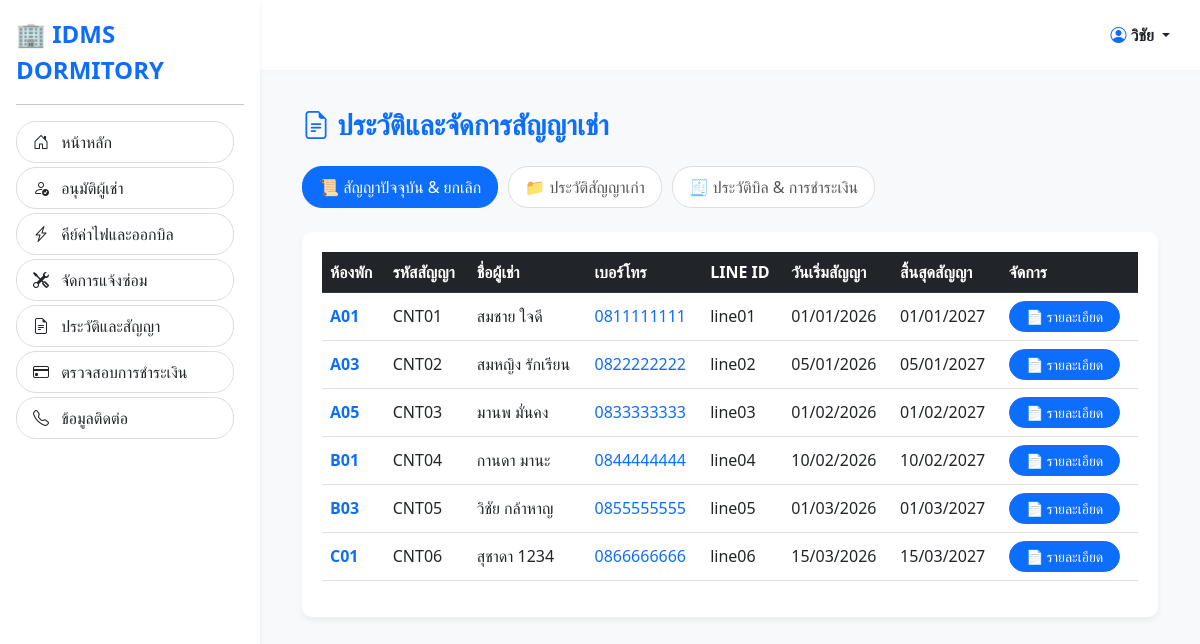
Page /admin_history.php (signed in) on the committed database.
### tables this page shows
CREATE TABLE `contract` (
  `contract_id` varchar(10) NOT NULL,
  `signed_date` date DEFAULT NULL,
  `start_date` date DEFAULT NULL,
  `end_date` date DEFAULT NULL,
  `deposit_total` decimal(10,2) DEFAULT NULL,
  `contract_status` varchar(20) DEFAULT NULL,
  `room_id` varchar(10) DEFAULT NULL,
  `tenant_id` varchar(10) DEFAULT NULL
);

CREATE TABLE `tenant` (
  `tenant_id` varchar(10) NOT NULL,
  `tenant_username` varchar(50) DEFAULT NULL,
  `tenant_password` varchar(255) DEFAULT NULL,
  `tenant_fname` varchar(50) DEFAULT NULL,
  `tenant_lname` varchar(50) DEFAULT NULL,
  `tenant_phone` varchar(10) DEFAULT NULL,
  `tenant_lineid` varchar(50) DEFAULT NULL,
  `tenant_status` varchar(20) DEFAULT NULL
);

### admin_history.php (the view, shortened to what this page needs)
<?php
require_once 'connect.php';
?>
<!DOCTYPE html>
<html lang="th">
<head>
    <link href="https://cdn.jsdelivr.net/npm/bootstrap@5.3.0/dist/css/bootstrap.min.css" rel="stylesheet">
    <link rel="stylesheet" href="https://cdn.jsdelivr.net/npm/bootstrap-icons@1.10.5/font/bootstrap-icons.css">
</head>
<body class="bg-light">
    <?php include 'sidebar.php'; ?>
    <div class="main-content">
        <div class="container-fluid py-2">
            <h3 class="mb-4 fw-bold text-primary"><i class="bi bi-file-earmark-text"></i> ประวัติและจัดการสัญญาเช่า</h3>
            <ul class="nav nav-pills mb-4" id="historyTabs" role="tablist">
                <li class="nav-item" role="presentation">
                    <button class="nav-link active" id="active-tab" data-bs-toggle="pill" data-bs-target="#active_contracts" type="button" role="tab" aria-controls="active_contracts" aria-selected="true">
                        📜 สัญญาปัจจุบัน & ยกเลิก
                    </button>
                </li>
                <li class="nav-item" role="presentation">
                    <button class="nav-link" id="old-tab" data-bs-toggle="pill" data-bs-target="#old_contracts" type="button" role="tab" aria-controls="old_contracts" aria-selected="false">
                        📁 ประวัติสัญญาเก่า
                    </button>
                </li>
                <li class="nav-item" role="presentation">
                    <button class="nav-link" id="billing-tab" data-bs-toggle="pill" data-bs-target="#billing_history" type="button" role="tab" aria-controls="billing_history" aria-selected="false">
                        🧾 ประวัติบิล & การชำระเงิน
                    </button>
                </li>
            </ul>
            <div class="tab-content" id="historyTabsContent">
                <div class="tab-pane fade show active" id="active_contracts" role="tabpanel" aria-labelledby="active-tab">
                    <div class="table-responsive">
                        <table class="table table-hover align-middle">
                            <thead class="table-dark">
                                <tr>
                                    <th>ห้องพัก</th>
                                    <th>รหัสสัญญา</th>
                                    <th>ชื่อผู้เช่า</th>
                                    <th>เบอร์โทร</th>
                                    <th>LINE ID</th>
                                    <th>วันเริ่มสัญญา</th>
                                    <th>สิ้นสุดสัญญา</th>
                                    <th>จัดการ</th>
                                </tr>
                            </thead>
                            <tbody>
                                <?php
                                $sql_active = "SELECT c.*, r.room_type, r.monthly_rent,
                                                      t.tenant_fname, t.tenant_lname, t.tenant_phone, t.tenant_lineid,
                                                      p.parent_fname, p.parent_lname, p.relation_tenant, p.parent_phone
                                               FROM CONTRACT c
                                               JOIN ROOM r ON c.room_id = r.room_id
                                               JOIN TENANT t ON c.tenant_id = t.tenant_id
                                               LEFT JOIN PARENT p ON t.tenant_id = p.tenant_id
                                               WHERE c.contract_status = 'active'
                                               ORDER BY c.room_id ASC";
                                $result_active = mysqli_query($conn, $sql_active);
                                if (mysqli_num_rows($result_active) > 0) {
                                    while ($row = mysqli_fetch_assoc($result_active)) {
                                        $start_date = date("d/m/Y", strtotime($row['start_date']));
                                        $end_date = date("d/m/Y", strtotime($row['end_date']));
                                        $line_id = !empty($row['tenant_lineid']) ? $row['tenant_lineid'] : '<span class="text-muted">-</span>';
                                        echo "<tr>";
                                        echo "<td class='fw-bold text-primary'>" . $row['room_id'] . "</td>";
                                        echo "<td>" . $row['contract_id'] . "</td>";
                                        echo "<td>" . $row['tenant_fname'] . " " . $row['tenant_lname'] . "</td>";
                                        echo "<td><a href='tel:".$row['tenant_phone']."' class='text-decoration-none'>".$row['tenant_phone']."</a></td>";
                                        echo "<td>" . $line_id . "</td>";
                                        echo "<td>" . $start_date . "</td>";
                                        echo "<td>" . $end_date . "</td>";
                                        echo "<td>
                                                <button type='button' class='btn btn-primary btn-sm rounded-pill px-3' data-bs-toggle='modal' data-bs-target='#detailModal" . $row['room_id'] . "'>
                                                    📄 รายละเอียด
                                                </button>
                                              </td>";
                                        echo "</tr>";
                                        ?>
                                        <?php
                                    }
                                } else {
                                    echo "<tr><td colspan='8' class='text-center py-4 text-muted'>ไม่มีสัญญาที่กำลังใช้งาน</td></tr>";
                                }
                                ?>
                            </tbody>
                        </table>
                    </div>
                </div>
            </div>
        </div>
    </div>
</body>
</html>

### admin_history.php (style rules this page uses)
.nav-pills .nav-link { border-radius: 20px; margin-right: 10px; color: #555; background-color: #fff; border: 1px solid #ddd; }
.nav-pills .nav-link.active { background-color: #0d6efd; color: white; border-color: #0d6efd; }
.table-responsive { background: white; border-radius: 10px; padding: 20px; box-shadow: 0 4px 6px rgba(0,0,0,0.05); }

### sidebar.php (style rules this page uses)
.main-content { margin-left: 260px; margin-top: 70px; padding: 30px; background-color: #f8f9fa; min-height: calc(100vh - 70px); }
.nav-pills .nav-link.active, .nav-pills .show > .nav-link { background-color: #0d6efd !important; color: white !important; }

### rows in the picture
contract: room "A01", contract_id "CNT01", tenant.tenant_fname "สมชาย", tenant.tenant_lname "ใจดี", tenant.tenant_phone "0811111111", tenant.tenant_lineid "line01", start_date "01/01/2026", end_date "01/01/2027"
contract: room "A03", contract_id "CNT02", tenant.tenant_fname "สมหญิง", tenant.tenant_lname "รักเรียน", tenant.tenant_phone "0822222222", tenant.tenant_lineid "line02", start_date "05/01/2026", end_date "05/01/2027"
contract: room "A05", contract_id "CNT03", tenant.tenant_fname "มานพ", tenant.tenant_lname "มั่นคง", tenant.tenant_phone "0833333333", tenant.tenant_lineid "line03", start_date "01/02/2026", end_date "01/02/2027"
contract: room "B01", contract_id "CNT04", tenant.tenant_fname "กานดา", tenant.tenant_lname "มานะ", tenant.tenant_phone "0844444444", tenant.tenant_lineid "line04", start_date "10/02/2026", end_date "10/02/2027"
contract: room "B03", contract_id "CNT05", tenant.tenant_fname "วิชัย", tenant.tenant_lname "กล้าหาญ", tenant.tenant_phone "0855555555", tenant.tenant_lineid "line05", start_date "01/03/2026", end_date "01/03/2027"
contract: room "C01", contract_id "CNT06", tenant.tenant_fname "สุชาดา", tenant.tenant_lname "1234", tenant.tenant_phone "0866666666", tenant.tenant_lineid "line06", start_date "15/03/2026", end_date "15/03/2027"

### other values in the picture
$_SESSION['fname'] "วิชัย"
